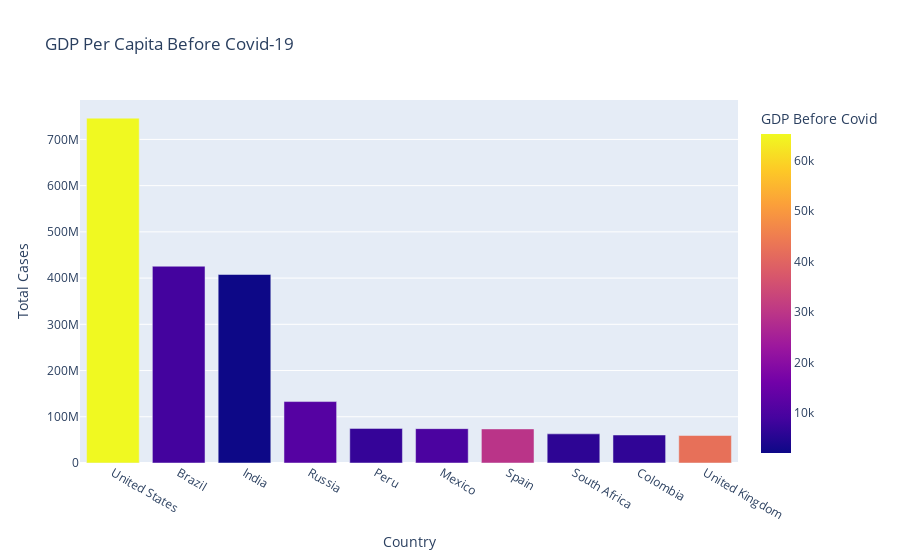

The notebook cell saved with this chart:
### Code cell
fig = px.bar(data3, x='Country', 
             y='Total Cases',
             hover_data=['Population', 'Total Deaths'], 
             color='GDP Before Covid', 
             title="GDP Per Capita Before Covid-19")
fig.show()

### Figure 1 — Plotly figure (JSON) as saved in the notebook; plotly's stock layout.template omitted (floating-point values rounded to 4 significant figures)
{"data": [{"alignmentgroup": "True", "customdata": [[331002647, 26477574], [212559409, 14340567], [1380004385, 7247327], [145934460, 2131571], [32971846, 3020038], [128932753, 7295850], [46754783, 5510624], [59308690, 1357682], [50882884, 1936134], [67886004, 7249573]], "hovertemplate": "Country=%{x}<br>Total Cases=%{y}<br>Population=%{customdata[0]}<br>Total Deaths=%{customdata[1]}<br>GDP Before Covid=%{marker.color}<extra></extra>", "legendgroup": "", "marker": {"color": [65280.0, 8897.0, 2101.0, 11500.0, 7028.0, 9946.0, 29560.0, 6001.0, 6425.0, 42350.0], "coloraxis": "coloraxis", "pattern": {"shape": ""}}, "name": "", "offsetgroup": "", "orientation": "v", "showlegend": false, "textposition": "auto", "type": "bar", "x": ["United States", "Brazil", "India", "Russia", "Peru", "Mexico", "Spain", "South Africa", "Colombia", "United Kingdom"], "xaxis": "x", "y": [746014098, 425704517, 407771615, 132888951, 74882695, 74347548, 73717676, 63027659, 60543682, 59475032], "yaxis": "y"}], "layout": {"barmode": "relative", "coloraxis": {"colorbar": {"title": {"text": "GDP Before Covid"}}, "colorscale": [[0, "#0d0887"], [0.1111, "#46039f"], [0.2222, "#7201a8"], [0.3333, "#9c179e"], [0.4444, "#bd3786"], [0.5556, "#d8576b"], [0.6667, "#ed7953"], [0.7778, "#fb9f3a"], [0.8889, "#fdca26"], [1, "#f0f921"]]}, "legend": {"tracegroupgap": 0}, "title": {"text": "GDP Per Capita Before Covid-19"}, "xaxis": {"anchor": "y", "domain": [0, 1], "title": {"text": "Country"}}, "yaxis": {"anchor": "x", "domain": [0, 1], "title": {"text": "Total Cases"}}}}
